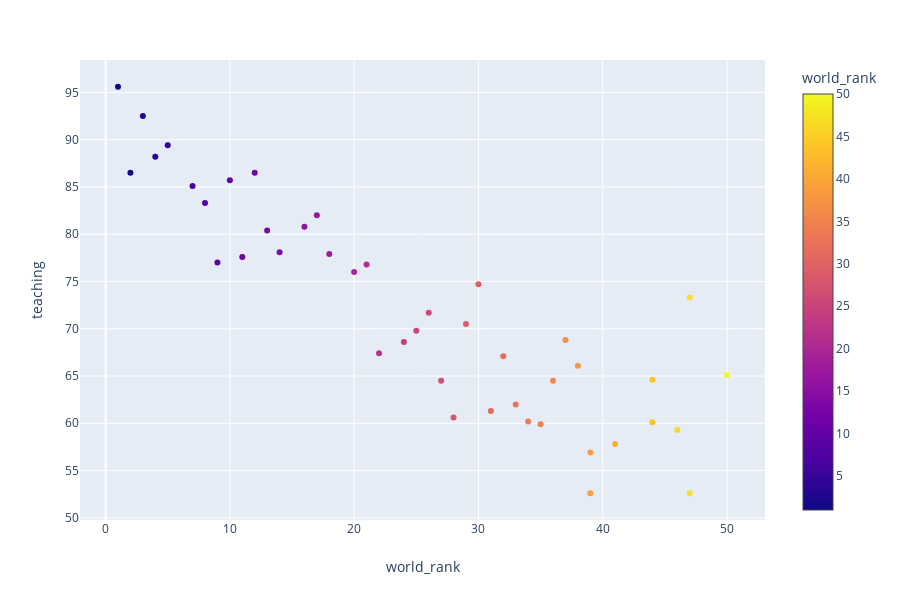

The notebook cell this image was saved under:
### Code cell
import plotly.express as px
fig = px.scatter(df2, x="world_rank", y="teaching", color="world_rank")
fig.show()

### Figure 1 — Plotly figure (JSON) as saved in the notebook; plotly's stock layout.template omitted (floating-point values rounded to 4 significant figures)
{"data": [{"hoverlabel": {"namelength": 0}, "hovertemplate": "world_rank=%{marker.color}<br>teaching=%{y}", "legendgroup": "", "marker": {"color": [1, 2, 3, 4, 5, 7, 8, 9, 10, 11, 12, 13, 14, 16, 17, 18, 20, 21, 22, 24, 25, 26, 27, 28, 29, 30, 31, 32, 33, 34, 35, 36, 37, 38, 39, 39, 41, 44, 44, 46, 47, 47, 50], "coloraxis": "coloraxis", "symbol": "circle"}, "mode": "markers", "name": "", "showlegend": false, "type": "scatter", "x": [1, 2, 3, 4, 5, 7, 8, 9, 10, 11, 12, 13, 14, 16, 17, 18, 20, 21, 22, 24, 25, 26, 27, 28, 29, 30, 31, 32, 33, 34, 35, 36, 37, 38, 39, 39, 41, 44, 44, 46, 47, 47, 50], "xaxis": "x", "y": [95.6, 86.5, 92.5, 88.2, 89.4, 85.1, 83.3, 77, 85.7, 77.6, 86.5, 80.4, 78.1, 80.8, 82, 77.9, 76, 76.8, 67.4, 68.6, 69.8, 71.7, 64.5, 60.6, 70.5, 74.7, 61.3, 67.1, 62, 60.2, 59.9, 64.5, 68.8, 66.1, 56.9, 52.6, 57.8, 60.1, 64.6, 59.3, 73.3, 52.6, 65.1], "yaxis": "y"}], "layout": {"coloraxis": {"colorbar": {"title": {"text": "world_rank"}}, "colorscale": [[0, "#0d0887"], [0.1111, "#46039f"], [0.2222, "#7201a8"], [0.3333, "#9c179e"], [0.4444, "#bd3786"], [0.5556, "#d8576b"], [0.6667, "#ed7953"], [0.7778, "#fb9f3a"], [0.8889, "#fdca26"], [1, "#f0f921"]]}, "height": 600, "legend": {"tracegroupgap": 0}, "margin": {"t": 60}, "xaxis": {"anchor": "y", "domain": [0, 0.98], "title": {"text": "world_rank"}}, "yaxis": {"anchor": "x", "domain": [0, 1], "title": {"text": "teaching"}}}}
